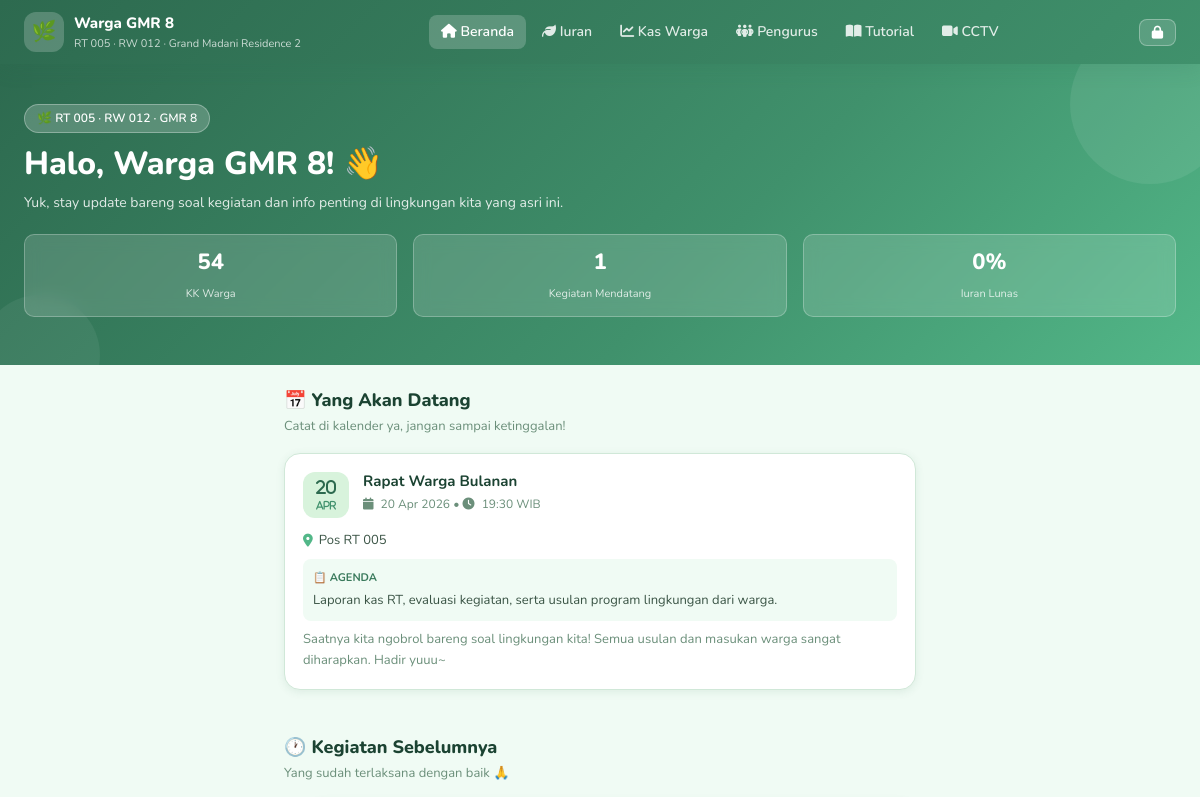
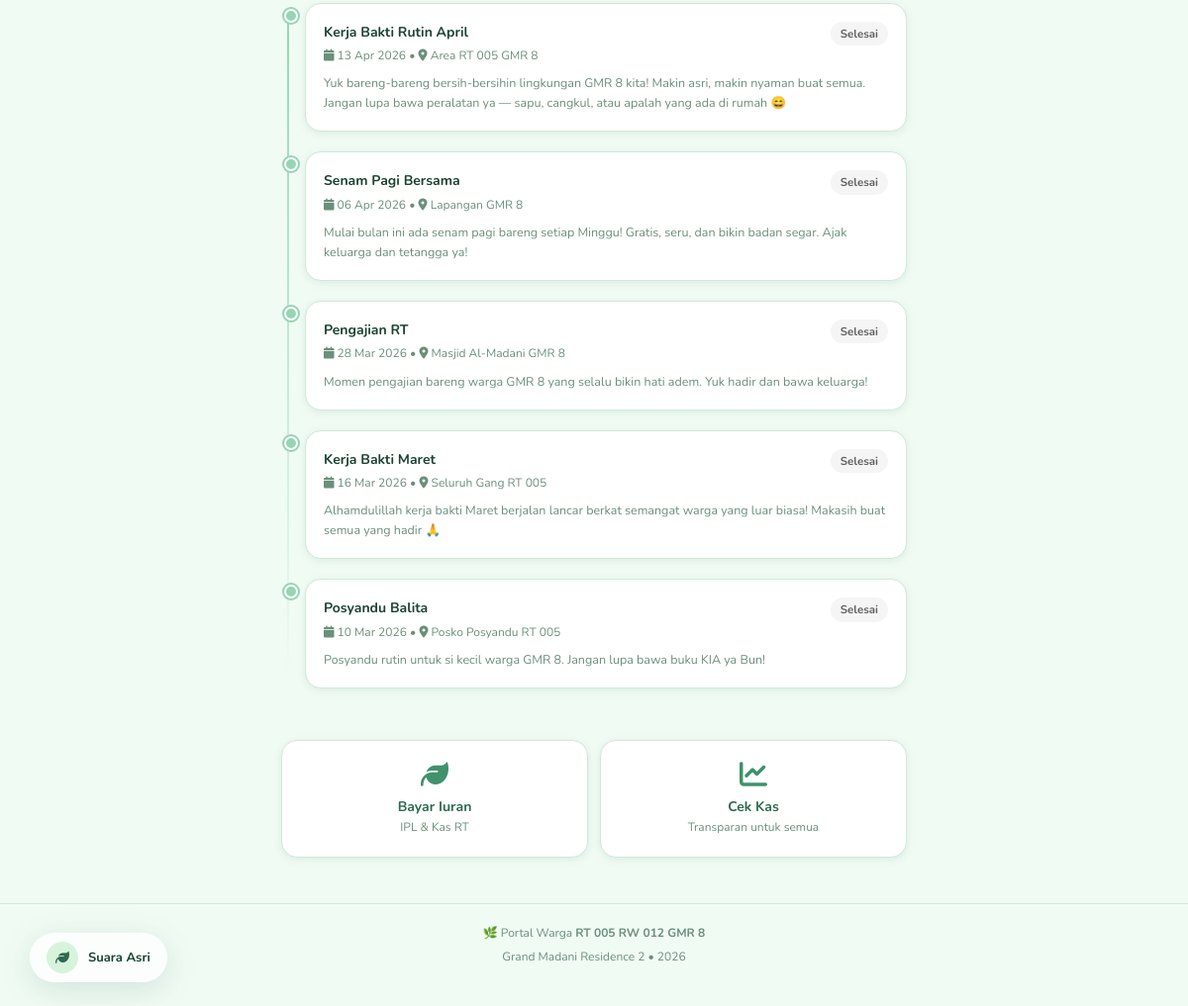
The page / on the database its author committed (2 pictures, top to bottom).
### tables this page shows
CREATE TABLE IF NOT EXISTS kegiatan (
    id INT AUTO_INCREMENT PRIMARY KEY,
    judul VARCHAR(200) NOT NULL,
    agenda TEXT,
    deskripsi TEXT,
    lokasi VARCHAR(200),
    tanggal DATE NOT NULL,
    waktu TIME,
    status ENUM('mendatang','berlangsung','selesai') DEFAULT 'mendatang',
    created_by INT,
    created_at TIMESTAMP DEFAULT CURRENT_TIMESTAMP,
    FOREIGN KEY (created_by) REFERENCES pengurus(id) ON DELETE SET NULL
);

### includes/db.php (called while the page is built, shortened)
<?php
function bulanNama($bulan)
{
    $nama = [
        '',
        'Januari',
        'Februari',
        'Maret',
        'April',
        'Mei',
        'Juni',
        'Juli',
        'Agustus',
        'September',
        'Oktober',
        'November',
        'Desember'
    ];
    return $nama[(int) $bulan] ?? '';
}

### index.php (the view, shortened to what this page needs)
<?php
require_once 'includes/db.php';
$stmtMendatang = $pdo->query("
    SELECT * FROM kegiatan
    WHERE tanggal >= CURDATE()
    ORDER BY tanggal ASC, waktu ASC
    LIMIT 10
");
$kegiatanMendatang = $stmtMendatang->fetchAll();
$stmtLalu = $pdo->query("
    SELECT * FROM kegiatan
    WHERE tanggal < CURDATE()
    ORDER BY tanggal DESC
    LIMIT 6
");
$kegiatanLalu = $stmtLalu->fetchAll();
$totalWarga = $pdo->query("SELECT COUNT(*) FROM warga WHERE aktif=1")->fetchColumn();
$bulan = date('n');
$tahun = date('Y');
$totalTagihan = $pdo->prepare("SELECT COUNT(*) FROM tagihan WHERE bulan=? AND tahun=?");
$totalTagihan->execute([$bulan, $tahun]);
$jumlahTagihan = $totalTagihan->fetchColumn();
$totalLunas = $pdo->prepare("SELECT COUNT(*) FROM tagihan WHERE bulan=? AND tahun=? AND status='lunas'");
$totalLunas->execute([$bulan, $tahun]);
$jumlahLunas = $totalLunas->fetchColumn();
$persenLunas = $jumlahTagihan > 0 ? round($jumlahLunas / $jumlahTagihan * 100) : 0;
require_once 'includes/header.php';
?>
<section class="hero">
    <div class="hero-content">
        <div class="hero-badge">🌿 RT 005 · RW 012 · GMR 8</div>
        <h1>Halo, Warga GMR 8! 👋</h1>
        <p>Yuk, stay update bareng soal kegiatan dan info penting di lingkungan kita yang asri ini.</p>
        <div class="hero-stats">
            <div class="hero-stat">
                <strong><?= $totalWarga ?></strong>
                <span>KK Warga</span>
            </div>
            <div class="hero-stat">
                <strong><?= count($kegiatanMendatang) ?></strong>
                <span>Kegiatan Mendatang</span>
            </div>
            <div class="hero-stat">
                <strong><?= $persenLunas ?>%</strong>
                <span>Iuran Lunas</span>
            </div>
        </div>
    </div>
</section>
<div class="container">
    <div class="section">
        <h2 class="section-title">📅 Yang Akan Datang</h2>
        <p class="section-sub">Catat di kalender ya, jangan sampai ketinggalan!</p>
        <?php if (empty($kegiatanMendatang)): ?>
            <div class="empty-state">
                <i class="fa-regular fa-calendar-xmark"></i>
                <p>Belum ada kegiatan terjadwal nih. Nantikan info selanjutnya! 😊</p>
            </div>
        <?php else: ?>
            <?php foreach ($kegiatanMendatang as $k): ?>
                <?php
                $tgl = new DateTime($k['tanggal']);
                $isToday = $tgl->format('Y-m-d') === date('Y-m-d');
                $isTomorrow = $tgl->format('Y-m-d') === date('Y-m-d', strtotime('+1 day'));
                $dayLabel = $isToday ? '🔴 HARI INI' : ($isTomorrow ? '⭕ BESOK' : $tgl->format('d M Y'));
                ?>
                <div class="card" style="<?= $isToday ? 'border-color:var(--green-500);border-width:2px;' : '' ?>">
                    <div class="card-header">
                        <div class="card-icon card-icon-green">
                            <i class="fa-solid fa-calendar-star">
                                <div style="font-size:16px;font-weight:800;color:var(--green-800);margin-bottom:5px;">
                                    <?= date('d', strtotime($k['tanggal'])) ?>
                                </div>
                                <div style="font-size:10px;color:var(--green-600);font-weight:700;">
                                    <?= strtoupper(substr(bulanNama(date('n', strtotime($k['tanggal']))), 0, 3)) ?>
                                </div>
                            </i>
                        </div>
                        <div style="flex:1">
                            <div style="display:flex;align-items:center;gap:8px;flex-wrap:wrap;margin-bottom:4px;">
                                <h3 style="font-size:15px;margin:0;"><?= htmlspecialchars($k['judul']) ?></h3>
                            </div>
                            <div class="card-meta">
                                <i class="fa-solid fa-calendar"></i> <?= $dayLabel ?>
                                <?php if ($k['waktu']): ?>
                                    &bull; <i class="fa-solid fa-clock"></i> <?= date('H:i', strtotime($k['waktu'])) ?> WIB
                                <?php endif; ?>
                            </div>
                        </div>
                    </div>
                    <?php if ($k['lokasi']): ?>
                        <div
                            style="display:flex;align-items:center;gap:6px;font-size:13px;color:var(--text-mid);margin-bottom:8px;">
                            <i class="fa-solid fa-location-dot" style="color:var(--green-500)"></i>
                            <?= htmlspecialchars($k['lokasi']) ?>
                        </div>
                    <?php endif; ?>
                    <?php if ($k['agenda']): ?>
                        <div style="background:var(--green-50);border-radius:8px;padding:10px;margin-bottom:8px;">
                            <div style="font-size:11px;font-weight:700;color:var(--green-700);margin-bottom:4px;">📋 AGENDA</div>
                            <div style="font-size:13px;color:var(--text-mid);"><?= nl2br(htmlspecialchars($k['agenda'])) ?></div>
                        </div>
                    <?php endif; ?>
                    <?php if ($k['deskripsi']): ?>
                        <p style="font-size:13px;color:var(--text-light);line-height:1.6;"><?= htmlspecialchars($k['deskripsi']) ?>
                        </p>
                    <?php endif; ?>
                </div>
            <?php endforeach; ?>
        <?php endif; ?>
    </div>
    <?php if (!empty($kegiatanLalu)): ?>
        <div class="section">
            <h2 class="section-title">🕐 Kegiatan Sebelumnya</h2>
            <p class="section-sub">Yang sudah terlaksana dengan baik 🙏</p>
            <div class="timeline">
                <?php foreach ($kegiatanLalu as $k): ?>
                    <?php $tgl = new DateTime($k['tanggal']); ?>
                    <div class="timeline-item past">
                        <div class="timeline-dot"></div>
                        <div class="card" style="margin-left:0;">
                            <div style="display:flex;align-items:flex-start;justify-content:space-between;gap:10px">
                                <div>
                                    <div style="font-size:14px;font-weight:700;color:var(--green-900);">
                                        <?= htmlspecialchars($k['judul']) ?>
                                    </div>
                                    <div style="font-size:12px;color:var(--text-light);margin-top:3px;">
                                        <i class="fa-solid fa-calendar"></i> <?= $tgl->format('d M Y') ?>
                                        <?php if ($k['lokasi']): ?>
                                            &bull; <i class="fa-solid fa-location-dot"></i> <?= htmlspecialchars($k['lokasi']) ?>
                                        <?php endif; ?>
                                    </div>
                                </div>
                                <span class="badge badge-gray" style="flex-shrink:0;">Selesai</span>
                            </div>
                            <?php if ($k['deskripsi']): ?>
                                <p style="font-size:12.5px;color:var(--text-light);margin-top:8px;line-height:1.6;">
                                    <?= htmlspecialchars($k['deskripsi']) ?>
                                </p>
                            <?php endif; ?>
                        </div>
                    </div>
                <?php endforeach; ?>
            </div>
        </div>
    <?php endif; ?>
    <div class="section mb-3">
        <div style="display:grid;grid-template-columns:1fr 1fr;gap:12px;">
            <a href="<?= SITE_URL ?>/iuran/" class="card" style="text-decoration:none;text-align:center;padding:20px 14px;">
                <i class="fa-solid fa-leaf"
                    style="font-size:28px;color:var(--green-600);margin-bottom:8px;display:block;"></i>
                <div style="font-weight:700;font-size:14px;">Bayar Iuran</div>
                <div style="font-size:12px;color:var(--text-light);">IPL & Kas RT</div>
            </a>
            <a href="<?= SITE_URL ?>/monitoring/" class="card" style="text-decoration:none;text-align:center;padding:20px 14px;">
                <i class="fa-solid fa-chart-line"
                    style="font-size:28px;color:var(--green-600);margin-bottom:8px;display:block;"></i>
                <div style="font-weight:700;font-size:14px;">Cek Kas</div>
                <div style="font-size:12px;color:var(--text-light);">Transparan untuk semua</div>
            </a>
        </div>
    </div>
</div>
<?php require_once 'includes/footer.php'; ?>

### includes/header.php (shortened to what this page needs)
<?php
$currentPage = rtrim($_SERVER['REQUEST_URI'], '/');
$currentPage = basename($currentPage);
if (empty($currentPage)) $currentPage = 'index';
?>
<!DOCTYPE html>
<html lang="id">
<head>
    <link href="https://cdnjs.cloudflare.com/ajax/libs/font-awesome/6.5.0/css/all.min.css" rel="stylesheet">
    <link href="<?= SITE_URL ?>/assets/css/style.css" rel="stylesheet">
</head>
<body>
    <header class="site-header">
        <a href="<?= SITE_URL ?>/" class="logo">
            <div class="logo-icon">🌿</div>
            <div class="logo-text">
                <strong>Warga GMR 8</strong>
                <span>RT 005 · RW 012 · Grand Madani Residence 2</span>
            </div>
        </a>
        <nav class="desktop-nav" aria-label="Navigasi utama">
            <a href="<?= SITE_URL ?>/" class="<?= $currentPage === 'index' ? 'active' : '' ?>">
                <i class="fa-solid fa-house"></i> Beranda
            </a>
            <a href="<?= SITE_URL ?>/iuran/"
                class="<?= $currentPage === 'iuran' || $currentPage === 'bayar' ? 'active' : '' ?>">
                <i class="fa-solid fa-leaf"></i> Iuran
            </a>
            <a href="<?= SITE_URL ?>/monitoring/" class="<?= $currentPage === 'monitoring' ? 'active' : '' ?>">
                <i class="fa-solid fa-chart-line"></i> Kas Warga
            </a>
            <a href="<?= SITE_URL ?>/struktur/" class="<?= $currentPage === 'struktur' ? 'active' : '' ?>">
                <i class="fa-solid fa-people-group"></i> Pengurus
            </a>
            <a href="<?= SITE_URL ?>/tutorial/" class="<?= $currentPage === 'tutorial' || strpos($_SERVER['REQUEST_URI'], '/tutorial_detail/') !== false ? 'active' : '' ?>">
                <i class="fa-solid fa-book-open"></i> Tutorial
            </a>
            <a href="<?= SITE_URL ?>/cctv/" class="<?= $currentPage === 'cctv.php' ? 'active' : '' ?>">
                <i class="fa-solid fa-video"></i> CCTV
            </a>
        </nav>
        <a href="<?= SITE_URL ?>/admin/login/" class="header-admin-btn" aria-label="Login admin">
            <i class="fa-solid fa-lock"></i>
        </a>
    </header>

### includes/footer.php (shortened to what this page needs)
<footer class="site-footer">
    <p>🌿 Portal Warga <strong>RT 005 RW 012 GMR 8</strong></p>
    <p style="margin-top:4px;">Grand Madani Residence 2 &bull; <?= date('Y') ?></p>
</footer>
<div class="ambient-control" id="ambient-toggle" onclick="toggleAmbient()">
    <div class="ambient-icon">
        <i class="fa-solid fa-leaf"></i>
    </div>
    <div class="ambient-label">Suara Asri</div>
</div>
</body>
</html>

### rows shown on the page
kegiatan: tanggal "20", tanggal "APR", judul "Rapat Warga Bulanan", waktu "19:30", lokasi "Pos RT 005", agenda "Laporan kas RT, evaluasi kegiatan, serta usulan program lingkungan dari warga.", deskripsi "Saatnya kita ngobrol bareng soal lingkungan kita! Semua usulan dan masukan warga sangat diharapkan. Hadir yuuu~"
kegiatan: judul "Kerja Bakti Rutin April", tanggal "13 Apr 2026", lokasi "Area RT 005 GMR 8", deskripsi "Yuk bareng-bareng bersih-bersihin lingkungan GMR 8 kita! Makin asri, makin nyaman buat semua. Jangan lupa bawa peralatan ya — sapu, cangkul, atau apalah yang ada di rumah 😄"
kegiatan: judul "Senam Pagi Bersama", tanggal "06 Apr 2026", lokasi "Lapangan GMR 8", deskripsi "Mulai bulan ini ada senam pagi bareng setiap Minggu! Gratis, seru, dan bikin badan segar. Ajak keluarga dan tetangga ya!"
kegiatan: judul "Pengajian RT", tanggal "28 Mar 2026", lokasi "Masjid Al-Madani GMR 8", deskripsi "Momen pengajian bareng warga GMR 8 yang selalu bikin hati adem. Yuk hadir dan bawa keluarga!"
kegiatan: judul "Kerja Bakti Maret", tanggal "16 Mar 2026", lokasi "Seluruh Gang RT 005", deskripsi "Alhamdulillah kerja bakti Maret berjalan lancar berkat semangat warga yang luar biasa! Makasih buat semua yang hadir 🙏"
kegiatan: judul "Posyandu Balita", tanggal "10 Mar 2026", lokasi "Posko Posyandu RT 005", deskripsi "Posyandu rutin untuk si kecil warga GMR 8. Jangan lupa bawa buku KIA ya Bun!"

### other values the page prints
$totalWarga "54"
count($kegiatanMendatang) "1"
$persenLunas "0"
